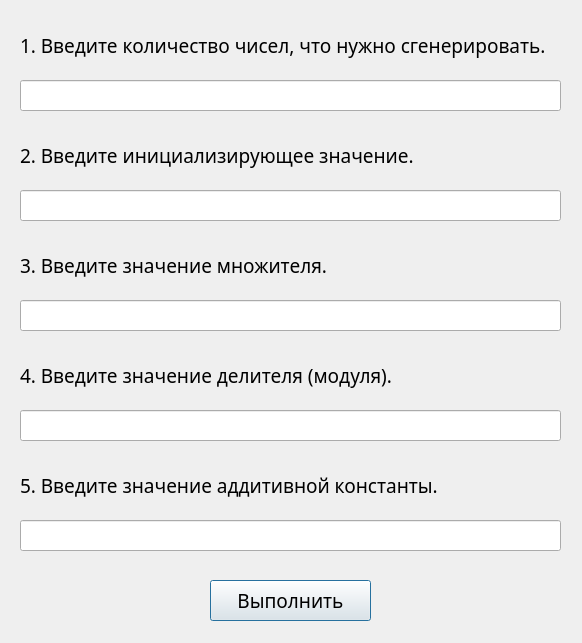
<?xml version="1.0" encoding="UTF-8"?>
<ui version="4.0">
 <class>Dialog</class>
 <widget class="QDialog" name="Dialog">
  <property name="geometry">
   <rect>
    <x>0</x>
    <y>0</y>
    <width>582</width>
    <height>643</height>
   </rect>
  </property>
  <property name="font">
   <font>
    <family>Calibri Light</family>
    <pointsize>14</pointsize>
   </font>
  </property>
  <property name="windowTitle">
   <string>Смешанный конгруэнтный метод</string>
  </property>
  <property name="windowIcon">
   <iconset>
    <normaloff>icon.png</normaloff>icon.png</iconset>
  </property>
  <widget class="QLineEdit" name="lineEdit_4">
   <property name="geometry">
    <rect>
     <x>20</x>
     <y>410</y>
     <width>541</width>
     <height>31</height>
    </rect>
   </property>
  </widget>
  <widget class="QLabel" name="label">
   <property name="geometry">
    <rect>
     <x>20</x>
     <y>30</y>
     <width>541</width>
     <height>31</height>
    </rect>
   </property>
   <property name="text">
    <string>1. Введите количество чисел, что нужно сгенерировать.</string>
   </property>
  </widget>
  <widget class="QLabel" name="label_2">
   <property name="geometry">
    <rect>
     <x>20</x>
     <y>140</y>
     <width>541</width>
     <height>31</height>
    </rect>
   </property>
   <property name="text">
    <string>2. Введите инициализирующее значение.</string>
   </property>
  </widget>
  <widget class="QLabel" name="label_3">
   <property name="geometry">
    <rect>
     <x>20</x>
     <y>250</y>
     <width>541</width>
     <height>31</height>
    </rect>
   </property>
   <property name="text">
    <string>3. Введите значение множителя.</string>
   </property>
  </widget>
  <widget class="QLabel" name="label_4">
   <property name="geometry">
    <rect>
     <x>20</x>
     <y>360</y>
     <width>541</width>
     <height>31</height>
    </rect>
   </property>
   <property name="text">
    <string>4. Введите значение делителя (модуля).</string>
   </property>
  </widget>
  <widget class="QLineEdit" name="lineEdit">
   <property name="geometry">
    <rect>
     <x>20</x>
     <y>80</y>
     <width>541</width>
     <height>31</height>
    </rect>
   </property>
  </widget>
  <widget class="QLineEdit" name="lineEdit_2">
   <property name="geometry">
    <rect>
     <x>20</x>
     <y>190</y>
     <width>541</width>
     <height>31</height>
    </rect>
   </property>
  </widget>
  <widget class="QPushButton" name="pushButton">
   <property name="geometry">
    <rect>
     <x>210</x>
     <y>580</y>
     <width>161</width>
     <height>41</height>
    </rect>
   </property>
   <property name="text">
    <string>Выполнить</string>
   </property>
  </widget>
  <widget class="QLineEdit" name="lineEdit_3">
   <property name="geometry">
    <rect>
     <x>20</x>
     <y>300</y>
     <width>541</width>
     <height>31</height>
    </rect>
   </property>
  </widget>
  <widget class="QLabel" name="label_5">
   <property name="geometry">
    <rect>
     <x>20</x>
     <y>470</y>
     <width>541</width>
     <height>31</height>
    </rect>
   </property>
   <property name="text">
    <string>5. Введите значение аддитивной константы.</string>
   </property>
  </widget>
  <widget class="QLineEdit" name="lineEdit_5">
   <property name="geometry">
    <rect>
     <x>20</x>
     <y>520</y>
     <width>541</width>
     <height>31</height>
    </rect>
   </property>
  </widget>
 </widget>
 <resources/>
 <connections/>
</ui>
